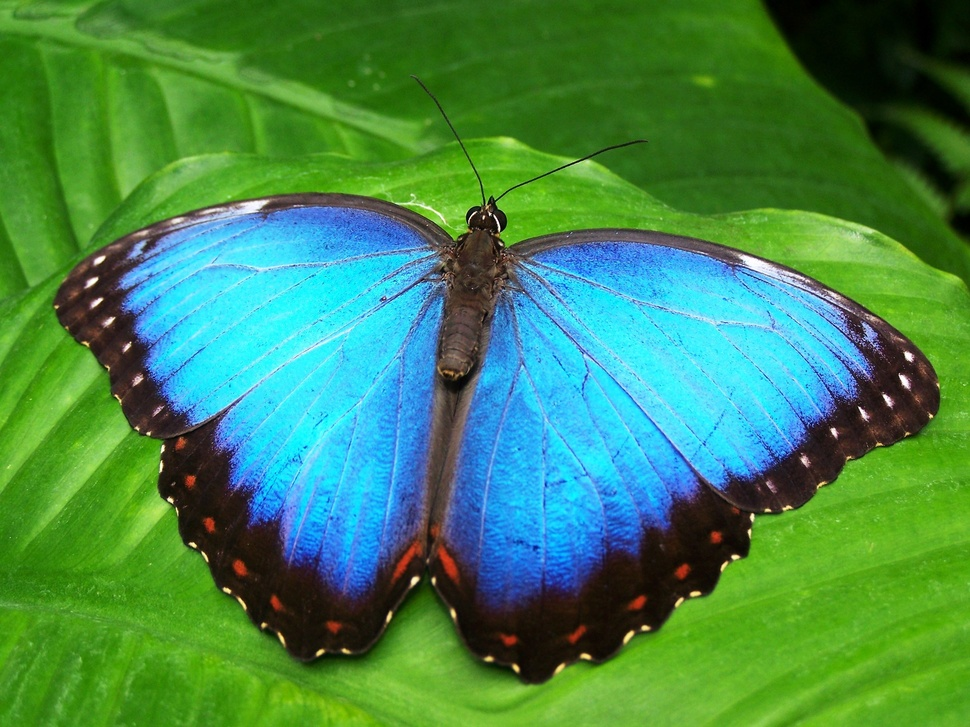
#> input picture Officals Lectures/Exercises/Chapter 7/picture_Butterfly.jpg, 970 x 727 px, shrunk from 1920 x 1440 before the run
$ python ex_0614.py
#> lines starting #> are read from the running program, lines starting #| are printed output that depends on the picture
# Coding Practice #0614
#----------------------------------------------------------------------------------

# Install OpenCV first.
# At the Anaconda prompt do: pip install opencv-contrib-python

import numpy as np
import cv2

# Let's check for the OpvenCV version.
print('OpenCV version : ', cv2.__version__)

# Go to the directory where the data file is located.
# os.chdir(r'~~')                     				  # Please, replace the path with your own.

# 1. Working with image data.
# 1.1. Open an image in B/W and show it.
img = cv2.imread('picture_Butterfly.jpg',0)         			  # Open as a black and white image.
#> img: shape (727, 970); min 0, max 255, mean 109.6
print("Shape of the image read in B/W : ", img.shape)                        # Height, width.
#| Shape of the image read in B/W :  (727, 970)

cv2.imshow("A B/W Image", img)
cv2.waitKey(0)                                                                          # Wait until a key is pressed.
cv2.destroyAllWindows()                                                             # Close the open window.

# 1.2. Open an image in color and show it.
img = cv2.imread('picture_Butterfly.jpg',1)         			   # Open as a color image.
#> img is the input picture: shape (727, 970, 3); mean B, G, R 82.9, 136.8, 66.4
print("Shape of the image read in color : ", img.shape)                        # Height, width, channel
#| Shape of the image read in color :  (727, 970, 3)

cv2.imshow("A Color Image", img)
cv2.waitKey(0)                                                                          # Wait until a key is pressed.
cv2.destroyAllWindows()                                                             # Close the open window.

# 1.3. Split the color channels (BGR and not RGB).
b = img[:,:,0]
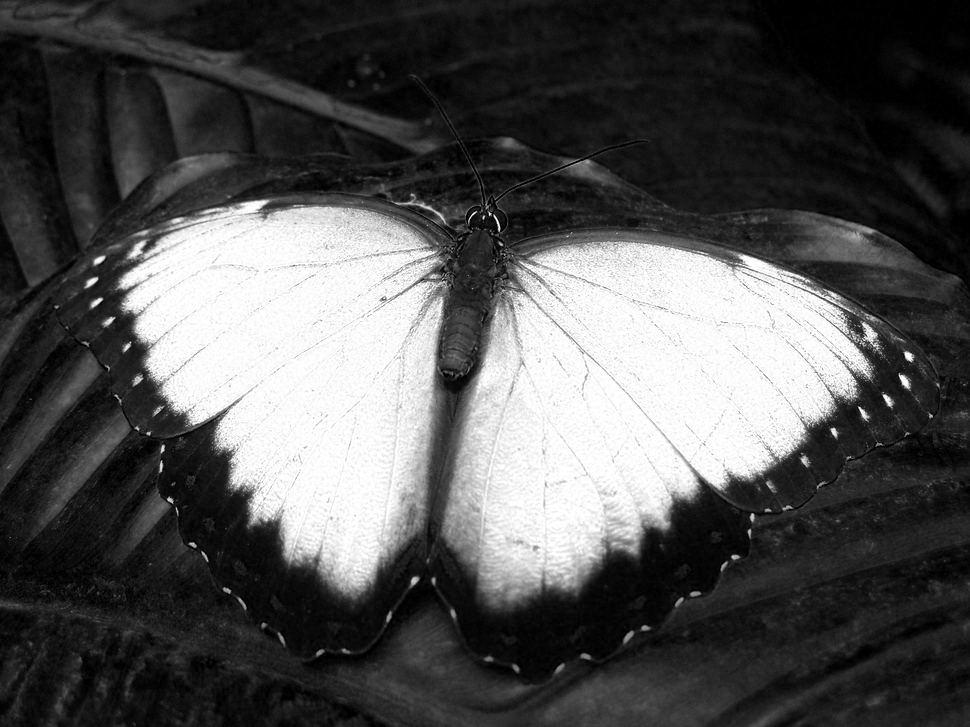
#> b: shape (727, 970); min 0, max 255, mean 82.9
g = img[:,:,1]
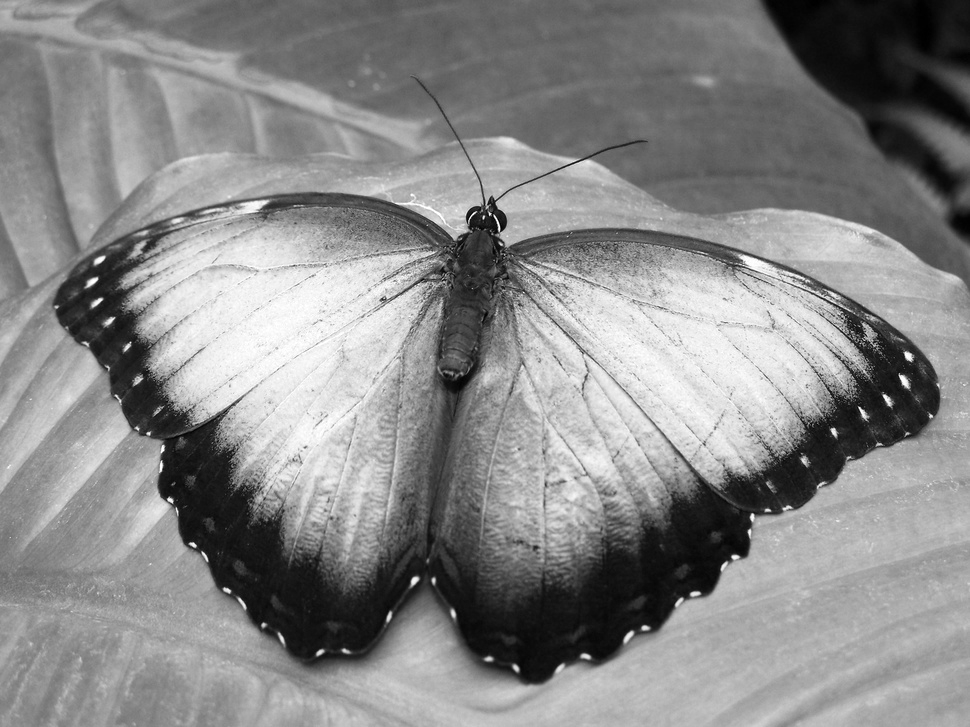
#> g: shape (727, 970); min 0, max 255, mean 136.8
r = img[:,:,2]
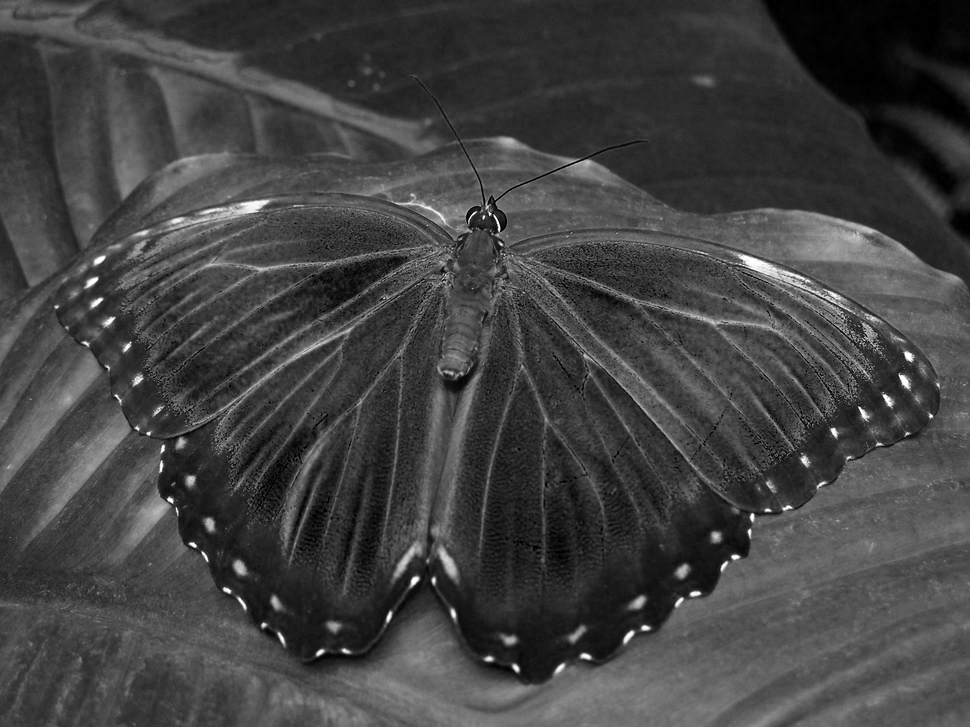
#> r: shape (727, 970); min 0, max 255, mean 66.4
zeros = 0*b.copy()                                                                    # Same shape filled with 0s.
#> zeros: shape (727, 970); every value is 0

blue_channel = cv2.merge([b, zeros, zeros])
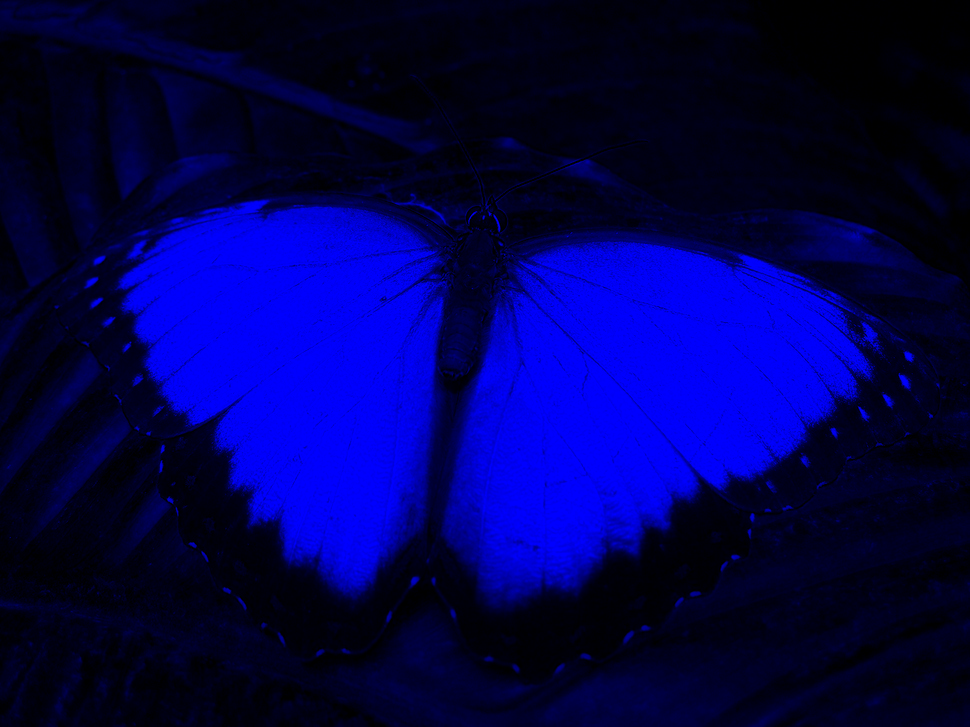
#> blue_channel: shape (727, 970, 3); mean of channels 0, 1, 2 82.9, 0, 0; drawn as B, G, R
green_channel = cv2.merge([zeros,g,zeros])
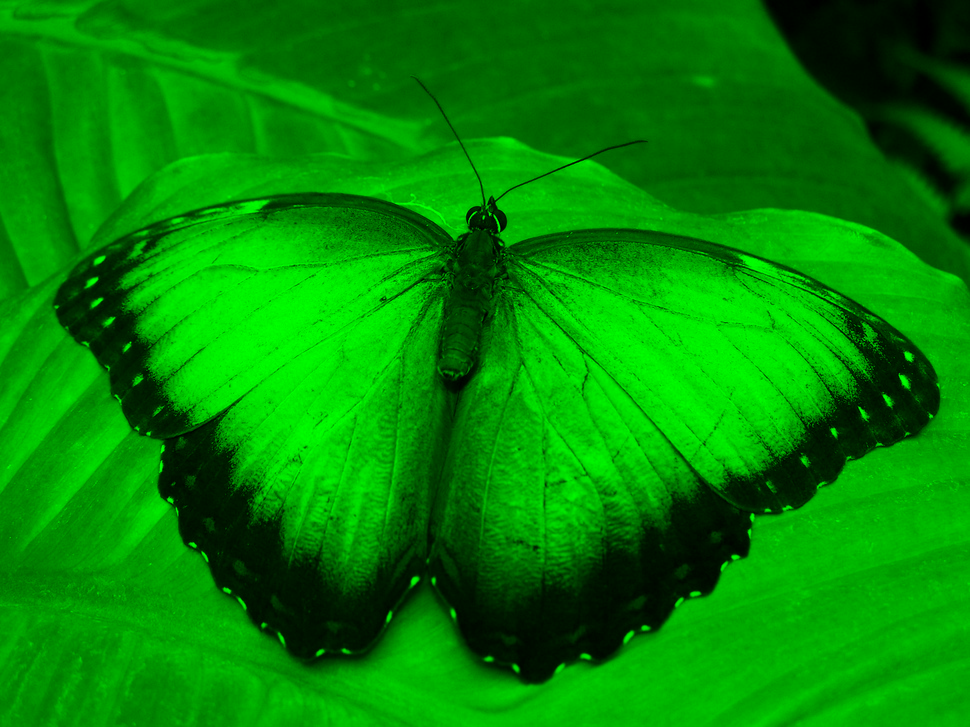
#> green_channel: shape (727, 970, 3); mean of channels 0, 1, 2 0, 136.8, 0; drawn as B, G, R
red_channel = cv2.merge([zeros,zeros,r])
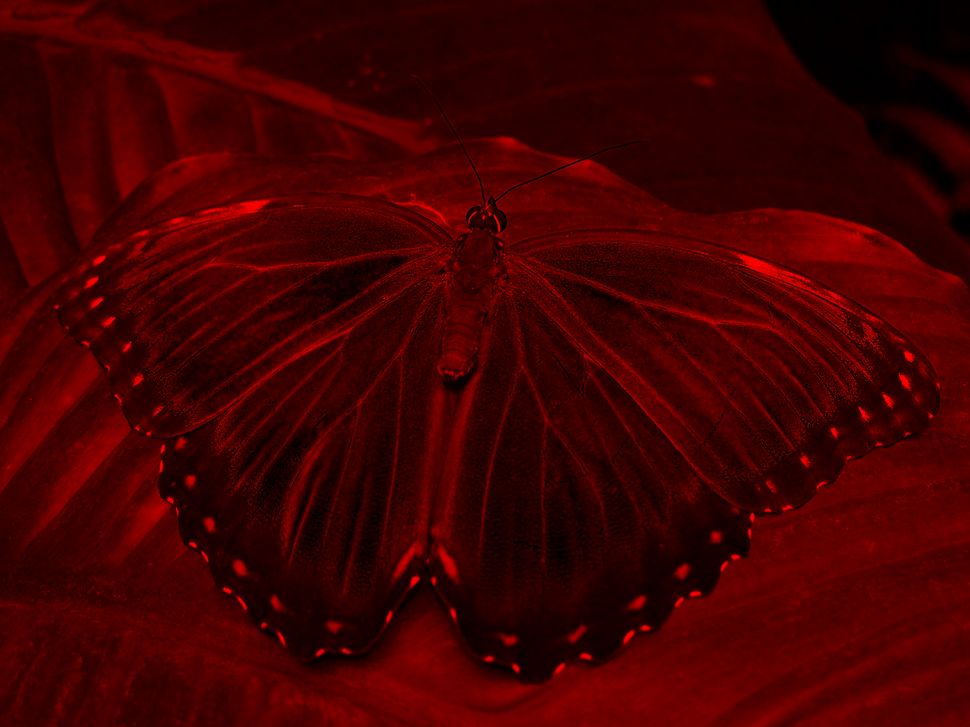
#> red_channel: shape (727, 970, 3); mean of channels 0, 1, 2 0, 0, 66.4; drawn as B, G, R

cv2.imshow("The Blue Channel", blue_channel)
cv2.waitKey(0)                                                                          # Wait until a key is pressed.
cv2.destroyAllWindows()                                                             # Close the open window.

cv2.imshow("The Green Channel", green_channel)
cv2.waitKey(0)                                                                          # Wait until a key is pressed.
cv2.destroyAllWindows()                                                             # Close the open window.

cv2.imshow("The Red Channel", red_channel)
cv2.waitKey(0)                                                                          # Wait until a key is pressed.
cv2.destroyAllWindows()                                                             # Close the open window.

# 1.4. Saving the image data in external files.
cv2.imwrite("picture_Butterfly_blue.jpg", blue_channel)
cv2.imwrite("picture_Butterfly_green.jpg", green_channel)
cv2.imwrite("picture_Butterfly_red.jpg", red_channel)

$ run again, with Officals Lectures/Exercises/Chapter 7/picture_LenaSoderberg_small.jpg copied over Officals Lectures/Exercises/Chapter 7/picture_Butterfly.jpg
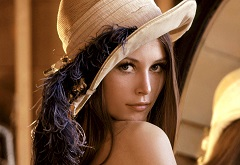
#> input picture Officals Lectures/Exercises/Chapter 7/picture_LenaSoderberg_small.jpg, 240 x 165 px
#| Shape of the image read in B/W :  (165, 240)
#> img is the input picture: shape (165, 240, 3); mean B, G, R 64, 92.5, 129.2
#| Shape of the image read in color :  (165, 240, 3)
#> zeros: shape (165, 240); every value is 0
#> `green_channel = cv2.merge([zeros,g,zeros])`:
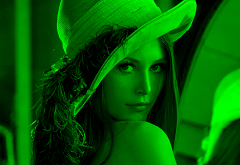
#> green_channel: shape (165, 240, 3); mean of channels 0, 1, 2 0, 92.5, 0; drawn as B, G, R
#> `red_channel = cv2.merge([zeros,zeros,r])`:
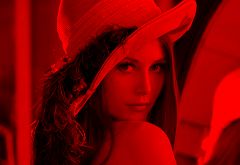
#> red_channel: shape (165, 240, 3); mean of channels 0, 1, 2 0, 0, 129.2; drawn as B, G, R
